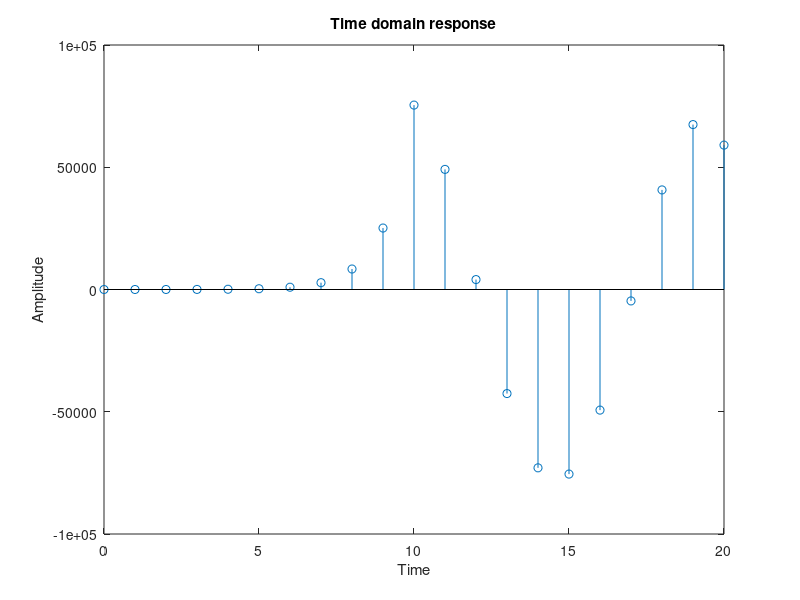

Write the MATLAB code that produced this figure.
N = 0:10;
g = cos(0.2*pi*N);
h = 3.^N;
cv = conv(g,h);

stem(0:length(cv)-1,cv);
xlabel('Time');
ylabel('Amplitude');
title('Time domain response')
